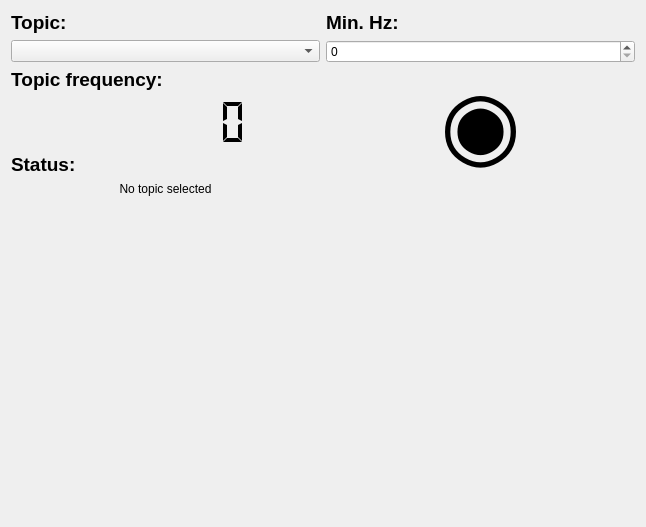
<?xml version="1.0" encoding="UTF-8"?>
<ui version="4.0">
 <class>data_rate_checker_form</class>
 <widget class="QWidget" name="data_rate_checker_form">
  <property name="geometry">
   <rect>
    <x>0</x>
    <y>0</y>
    <width>646</width>
    <height>527</height>
   </rect>
  </property>
  <property name="windowTitle">
   <string>Form</string>
  </property>
  <layout class="QVBoxLayout" name="verticalLayout">
   <item>
    <layout class="QHBoxLayout" name="horizontalLayout">
     <item>
      <layout class="QFormLayout" name="formLayout">
       <property name="horizontalSpacing">
        <number>6</number>
       </property>
       <property name="topMargin">
        <number>0</number>
       </property>
       <item row="0" column="0">
        <widget class="QLabel" name="topic_label_">
         <property name="sizePolicy">
          <sizepolicy hsizetype="Preferred" vsizetype="Fixed">
           <horstretch>0</horstretch>
           <verstretch>0</verstretch>
          </sizepolicy>
         </property>
         <property name="font">
          <font>
           <family>Ubuntu</family>
           <pointsize>14</pointsize>
           <weight>75</weight>
           <bold>true</bold>
          </font>
         </property>
         <property name="text">
          <string>Topic: </string>
         </property>
        </widget>
       </item>
       <item row="1" column="0" colspan="2">
        <widget class="QComboBox" name="topic_combo_box_"/>
       </item>
       <item row="2" column="0">
        <widget class="QLabel" name="topic_frequency_label_">
         <property name="sizePolicy">
          <sizepolicy hsizetype="Preferred" vsizetype="Fixed">
           <horstretch>0</horstretch>
           <verstretch>0</verstretch>
          </sizepolicy>
         </property>
         <property name="font">
          <font>
           <family>Ubuntu</family>
           <pointsize>14</pointsize>
           <weight>75</weight>
           <bold>true</bold>
          </font>
         </property>
         <property name="text">
          <string>Topic frequency:</string>
         </property>
         <property name="alignment">
          <set>Qt::AlignCenter</set>
         </property>
        </widget>
       </item>
       <item row="4" column="0">
        <widget class="QLabel" name="status_icon_label_">
         <property name="font">
          <font>
           <family>Ubuntu</family>
           <pointsize>14</pointsize>
           <weight>75</weight>
           <bold>true</bold>
          </font>
         </property>
         <property name="text">
          <string>Status:</string>
         </property>
        </widget>
       </item>
       <item row="5" column="0" colspan="2">
        <widget class="QLabel" name="status_text_">
         <property name="text">
          <string>No topic selected</string>
         </property>
         <property name="alignment">
          <set>Qt::AlignCenter</set>
         </property>
        </widget>
       </item>
       <item row="3" column="0" colspan="2">
        <widget class="QLCDNumber" name="topic_frequency_lcd_">
         <property name="minimumSize">
          <size>
           <width>0</width>
           <height>50</height>
          </size>
         </property>
         <property name="frameShape">
          <enum>QFrame::NoFrame</enum>
         </property>
         <property name="smallDecimalPoint">
          <bool>true</bool>
         </property>
         <property name="digitCount">
          <number>6</number>
         </property>
         <property name="segmentStyle">
          <enum>QLCDNumber::Flat</enum>
         </property>
        </widget>
       </item>
      </layout>
     </item>
     <item>
      <layout class="QFormLayout" name="formLayout_2">
       <item row="0" column="0">
        <widget class="QLabel" name="min_frequency_label_">
         <property name="sizePolicy">
          <sizepolicy hsizetype="Preferred" vsizetype="Fixed">
           <horstretch>0</horstretch>
           <verstretch>0</verstretch>
          </sizepolicy>
         </property>
         <property name="font">
          <font>
           <family>Ubuntu</family>
           <pointsize>14</pointsize>
           <weight>75</weight>
           <bold>true</bold>
          </font>
         </property>
         <property name="text">
          <string>Min. Hz: </string>
         </property>
        </widget>
       </item>
       <item row="1" column="0" colspan="2">
        <widget class="QSpinBox" name="min_frequency_spin_box_">
         <property name="toolTip">
          <string>&lt;html&gt;&lt;head/&gt;&lt;body&gt;&lt;p&gt;Minimum frequency&lt;/p&gt;&lt;/body&gt;&lt;/html&gt;</string>
         </property>
        </widget>
       </item>
       <item row="3" column="0" colspan="2">
        <widget class="QLabel" name="status_icon_">
         <property name="font">
          <font>
           <family>Ubuntu</family>
           <pointsize>70</pointsize>
           <weight>75</weight>
           <bold>true</bold>
          </font>
         </property>
         <property name="text">
          <string>◉</string>
         </property>
         <property name="alignment">
          <set>Qt::AlignCenter</set>
         </property>
        </widget>
       </item>
      </layout>
     </item>
    </layout>
   </item>
  </layout>
 </widget>
 <resources/>
 <connections/>
</ui>
